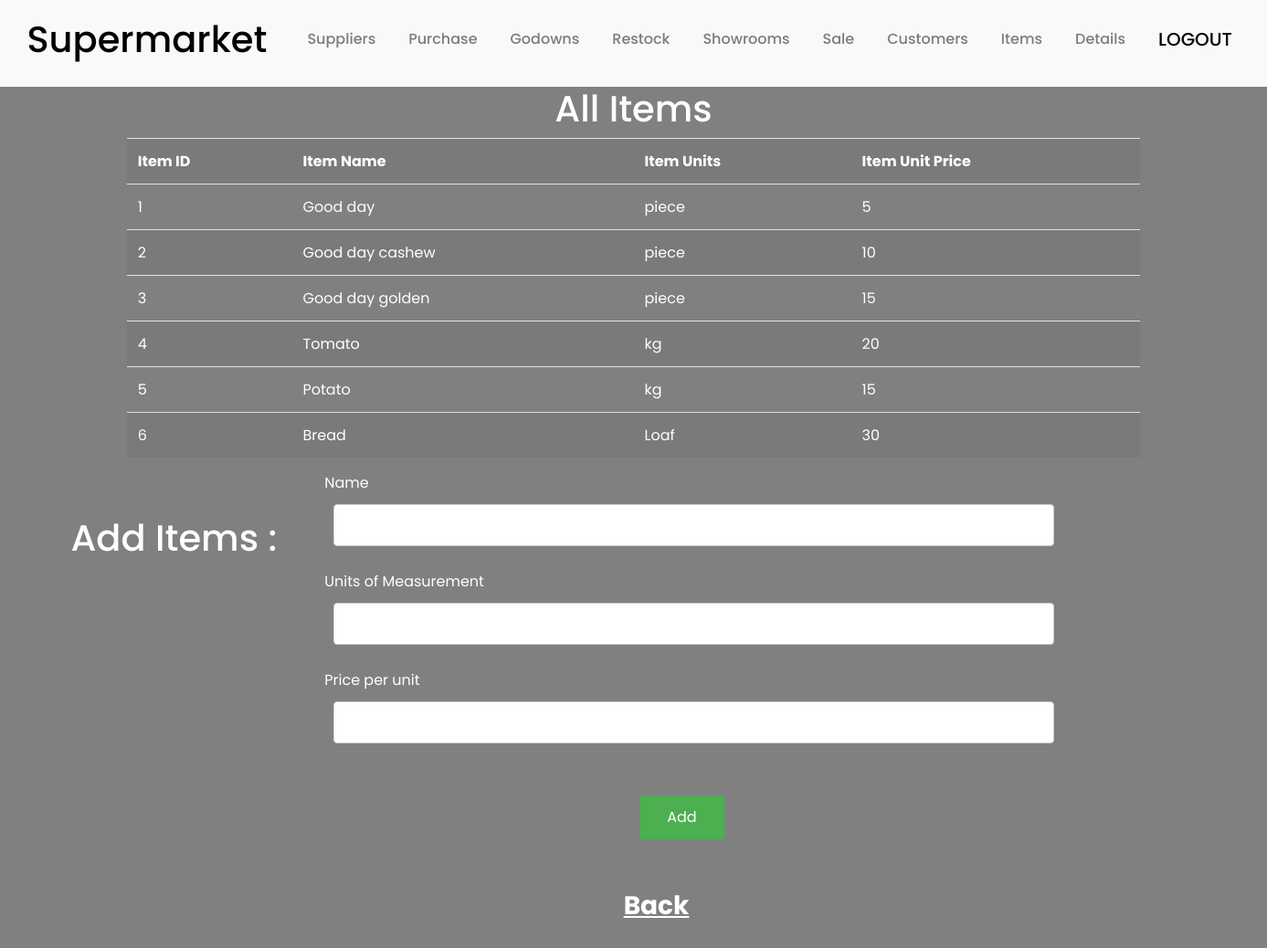
Page /items.php (signed in) on the committed database.
### tables this page shows
CREATE TABLE `item` (
  `Item_ID` smallint(6) NOT NULL,
  `Item_Name` varchar(20) NOT NULL,
  `Item_Units` varchar(10) NOT NULL,
  `Item_Unit_Price` float NOT NULL
);

### items.php (the view, shortened to what this page needs)
<?php include "head.php";
    $servername = "localhost";
    $username = "root";
    $password = "";
    $dbname = "supermarket";
    $conn = new mysqli($servername, $username, $password, $dbname);
    $sql = "SELECT * FROM item";
    $result = $conn->query($sql);
    echo "<h1><center>All Items</center></h1>";
    if ($result->num_rows > 0) {
        echo "<table class = 'table table-hover table-striped' ><tr><th>Item ID</th><th>Item Name</th><th>Item Units</th><th>Item Unit Price</th></tr>";
        while($row = $result->fetch_assoc()) {
            echo "<tr><td>" . $row["Item_ID"]. "</td><td>" . $row["Item_Name"]. "</td><td>" . $row["Item_Units"]. "</td><td>" . $row["Item_Unit_Price"]. "</td></tr>";
        }
        echo "</table>";
    } else {
        echo "0 results";
    }
?>
<div class = "container-fluid row padding">
    <div class="col-lg-3 col-md-6 col-sm-6" >
        <h1 style = "padding-left: 20%"><br>Add Items : </h1>
    </div>
    <div class="col-lg-9 col-md-6 col-sm-6" >
        <form method="post">
            <label>Name</label>
            <br>
            <input type="text" name="name" required>
            <br><br>
            <label>Units of Measurement</label>
            <br>
            <input type="varchar" name="units" required>
            <br><br>
            <label>Price per unit</label>
            <br>
            <input type="double" name="price" required
                style = "width: 80%;
                padding: 10px 20px;
                margin: 3px 10px;
                display: inline-block;
                border: 1px solid #ccc;
                border-radius: 4px;
                box-sizing: border-box;"
            >
            <br><br>
            <input type="submit" name="button2" value = "Add">
        </form>
    </div>
</div>
<center><h3><a href='home.php' style = "color : white; font-weight : bold; padding-left : 50px; text-decoration: underline">Back</a></h3></center>
</body>
</html>

### style.css (style rules this page uses)
.padding { padding-bottom: 1rem; }
.table { width: 80%; margin: 0 auto; }
input[type = text], input[type = number], input[type = password], input[type = varchar], input[type = double], input[type = Date], input[type = Int], select { width: 80%; padding: 10px 20px; margin: 3px 10px; display: inline-block; border: 1px solid #ccc; border-radius: 4px; box-sizing: border-box; }
input[type = submit] { background-color: #4CAF50; color: white; padding: 12px 30px; margin-left: 35%; margin-top: 30px; border: none; border-radius: 4px; cursor: pointer; float: left; }
[class*="col-"] { padding: 1rem; }

### rows in the picture
item: Item_ID "1", Item_Name "Good day", Item_Units "piece", Item_Unit_Price "5"
item: Item_ID "2", Item_Name "Good day cashew", Item_Units "piece", Item_Unit_Price "10"
item: Item_ID "3", Item_Name "Good day golden", Item_Units "piece", Item_Unit_Price "15"
item: Item_ID "4", Item_Name "Tomato", Item_Units "kg", Item_Unit_Price "20"
item: Item_ID "5", Item_Name "Potato", Item_Units "kg", Item_Unit_Price "15"
item: Item_ID "6", Item_Name "Bread", Item_Units "Loaf", Item_Unit_Price "30"
